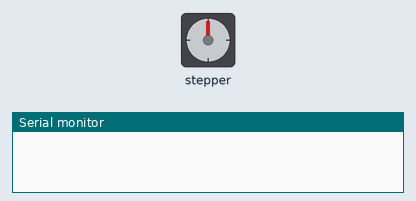
Bench run of a sketch on a simulated Arduino Uno, built with avr-gcc and run on an emulated ATmega328P. Parts: stepper motor, the last lines printed to the serial monitor. Stepper angles assume 200 steps per turn.

Above: at 0.05 s.
At 1.1 s:
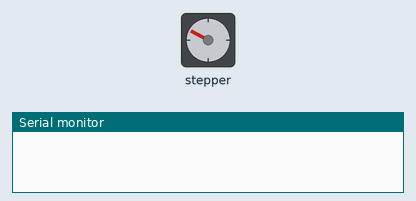
At 2.25 s:
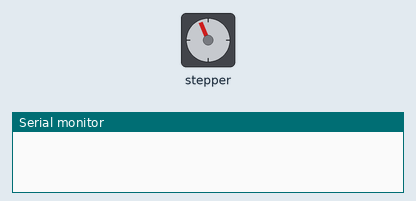
At 5.45 s:
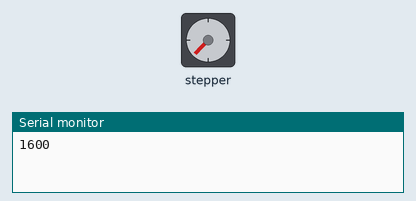
Timing chart, 0 to 8.5 s (numbered marks = the images above):
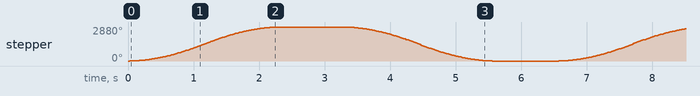

Measured:
- by itself, stepper: turns 2880° clockwise in 2.3 s, then 2880° counter-clockwise in 2.3 s, repeating every 6.6 s

The sketch:

Bipolar_TMC.ino
```cpp
#include <AccelStepper.h>

const int dir  = 4;
const int step = 5;
long motorPos = 0;

AccelStepper stepper(AccelStepper::DRIVER, step, dir);
void setup()
{
  Serial.begin(9600);
  stepper_init();
  stepper.setCurrentPosition(0);
}

void loop()
{
  stepper.moveTo(1600);
  stepper.runToPosition();
  motorPos = stepper.currentPosition();
  Serial.println(motorPos);
  stepper.stop();
  delay(1000);

  stepper.moveTo(0);
  stepper.runToPosition();
  motorPos = stepper.currentPosition();
  Serial.println(motorPos);
  delay(1000);
}

void stepper_init(){
  stepper.setMaxSpeed(2000);
  stepper.setAcceleration(1500);
}
```
